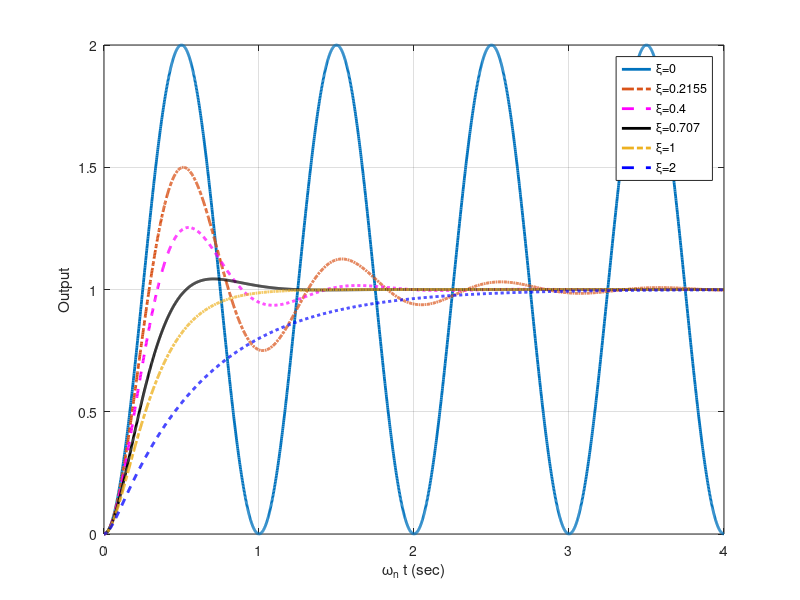

MATLAB code for this plot:
%% 
% 	Fundamentals of Robotics
%   CRC Press, Taylor & Francis Group, LLC
%   © 2025 Hamid D. Taghirad
%
%   This program illustrats the transient response of a second order system
%   for different values of \zeta and \omega_n
%
%   Figure 11.6
%
%% Parameter Definitions
clear; clc; clf
s=tf('s');
zeta=[0; 0.2155 ;0.4; 0.707; 1; 2]; omega=1;
sys1=1/(s^2+2*zeta(1)*omega*s+omega^2);
sys2=1/(s^2+2*zeta(2)*omega*s+omega^2);
sys3=1/(s^2+2*zeta(3)*omega*s+omega^2);
sys4=1/(s^2+2*zeta(4)*omega*s+omega^2);
sys5=1/(s^2+2*zeta(5)*omega*s+omega^2);
sys6=1/(s^2+2*zeta(6)*omega*s+omega^2);

t=0.:0.01:8*pi;
y1=step(sys1, t); y2=step(sys2, t);
y3=step(sys3, t); y4=step(sys4, t);
y5=step(sys5, t); y6=step(sys6, t);
t=t/2/pi;

%%   Final Plot
%    Figure 11.6 of the book
plot(t,y1, t, y2, '-.', ...
    t,y3, '--m', t, y4, '-k', ...
    t,y5, '-.', t, y6, '--b' ), grid
set(findall(figure(1),'type','line'),'linewidth',2)
legend('\xi=0','\xi=0.2155','\xi=0.4','\xi=0.707','\xi=1',...
    '\xi=2')
xlabel('\omega_n t (sec)')
ylabel('Output')
